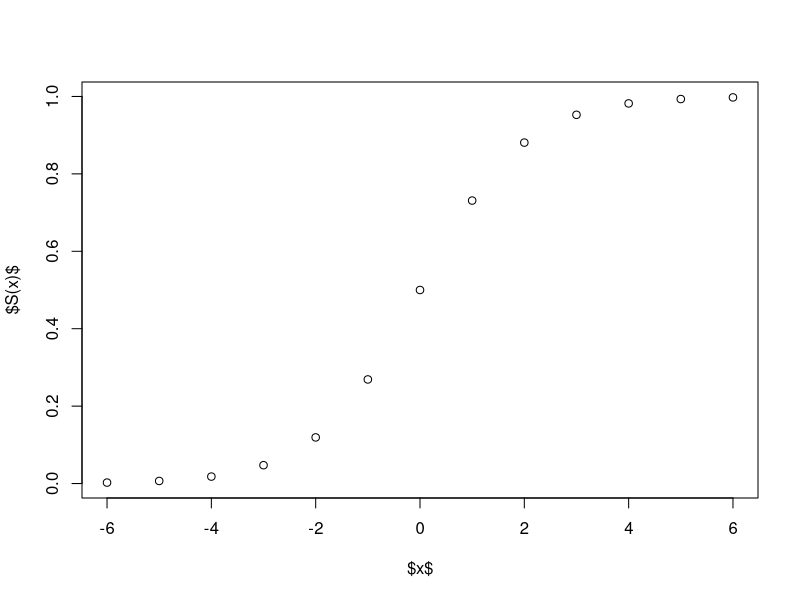

Source code (R): (Note: this script raises an error after producing the figure.)
## ---- chunk 1
sigmoid <- function(x) {
  return(1/(1 + exp(-x)))
}
## ---- chunk 2
x <- seq(-6, 6)
y <- sigmoid(x)

plot(x, y, xlab = "$x$", ylab = "$S(x)$")
## ---- chunk 3
toy_dataset <- c(
  2.7810836, 2.550537003, 1,
  1.465489372, 2.362125076, 1,
  3.396561688, 4.400293529, 1,
  1.38807019, 1.850220317, 1,
  3.06407232, 3.005305973, 1,
  7.627531214, 2.759262235, 1,
  5.332441248, 2.088626775, 1,
  6.922596716, 1.77106367, 1,
  8.675418651, -0.242068655, 1,
  7.673756466, 3.508563011, 1
  )

label <- c(0, 0, 0, 0, 0, 1, 1, 1, 1, 1)
## ---- chunk 4
make_prediction <- function(w, x, classify = FALSE) {
  z = sigmoid(w%*%x) 
  if (classify == TRUE) return(int > 0.5)
  if (classify == FALSE) return(z)
}
## ---- chunk 5
weight <- c(-0.4, 0.9, -2)
prediction <- c()

for(data in toy_dataset) {
  prediction <- make_prediction(
    weight, data, classify = TRUE
    )
}
    
prediction
## ---- chunk 6
label
## ---- chunk 7
cross_entropy <- function(y_true, y_pred) {
  data_num = length(y_true)
  y_true = as.array(y_true)
  y_pred = as.array(y_pred)
  total = - sum(
    (y_true * log(y_pred)) + ((1 - y_true) * log(1 - y_pred)))
    return(total / data_num)
}
